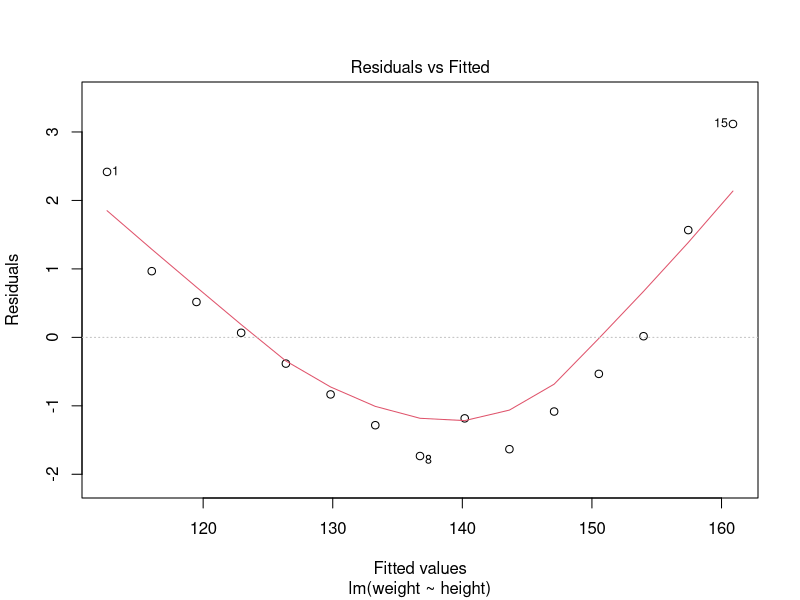
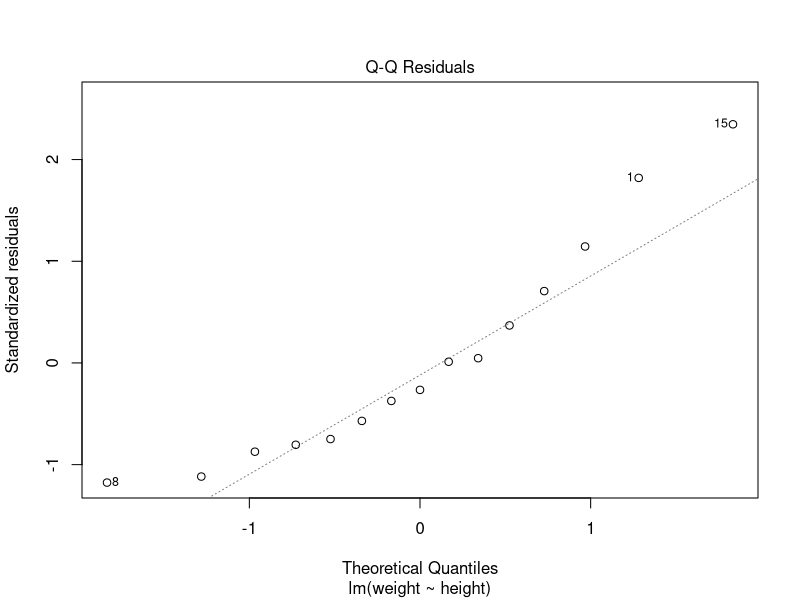
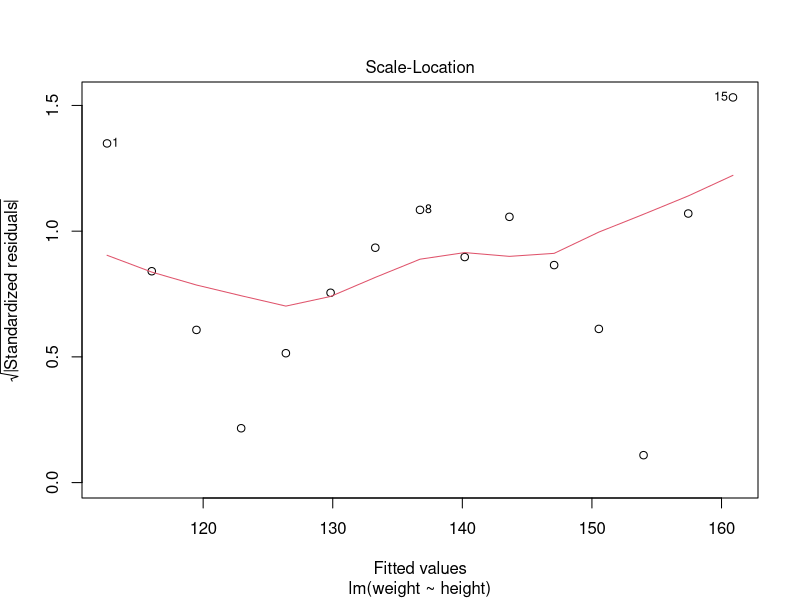
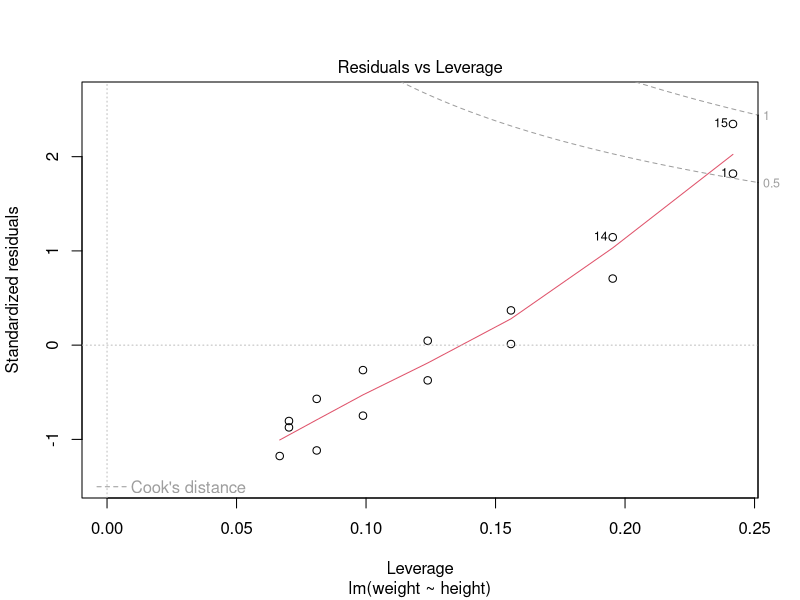

These charts were generated, in order, by the following R code:
#simple Linear Regression ~ women
#save slr~women.R

women
fit1 = lm(weight ~ height, data=women)
summary(fit1)
#predict for ht = 69.5 and 70.5
(new = data.frame(height=c(69.5,70.5)))
(pl = predict(fit1, newdata =new))
cbind(new,pl)
plot(fit1)






